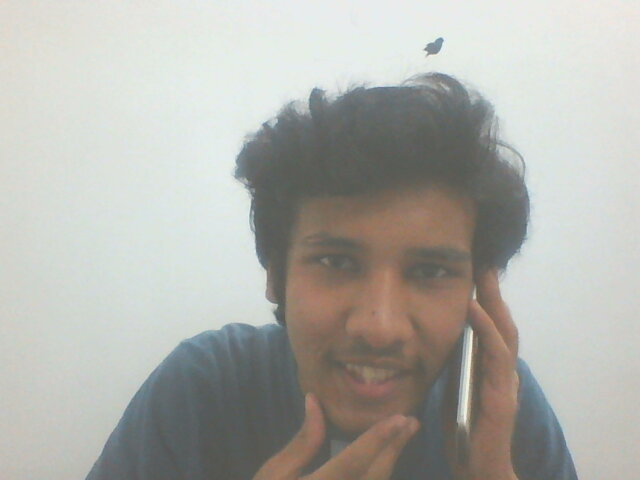
#> input picture Desktop/Learning/Done/Open CV/5. Feature Detection/image.jpg, 640 x 480 px
$ python canny_edge_detector.py
#> lines starting #> are read from the running program, lines starting #| are printed output that depends on the picture; after the words box and inside, x2 and y2 are one past the last pixel; in counts of white or black regions, pixels touching at a corner belong together
import cv2
import numpy

pic = cv2.imread('image.jpg')
#> pic is the input picture: shape (480, 640, 3); mean B, G, R 170.1, 175.7, 175.8

thresholdval1 = 50
thresholdval2 = 100

canny = cv2.Canny(pic,thresholdval1,thresholdval2)
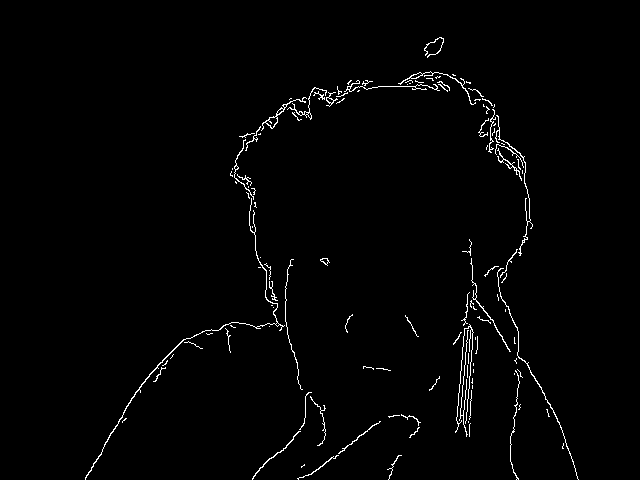
#> canny: shape (480, 640); 1.5% white in thin lines or dots, all inside (x1, y1, x2, y2) = (85, 37, 579, 480)

cv2.imshow('canny',canny)
cv2.waitKey(0)
cv2.destroyAllWindows()
